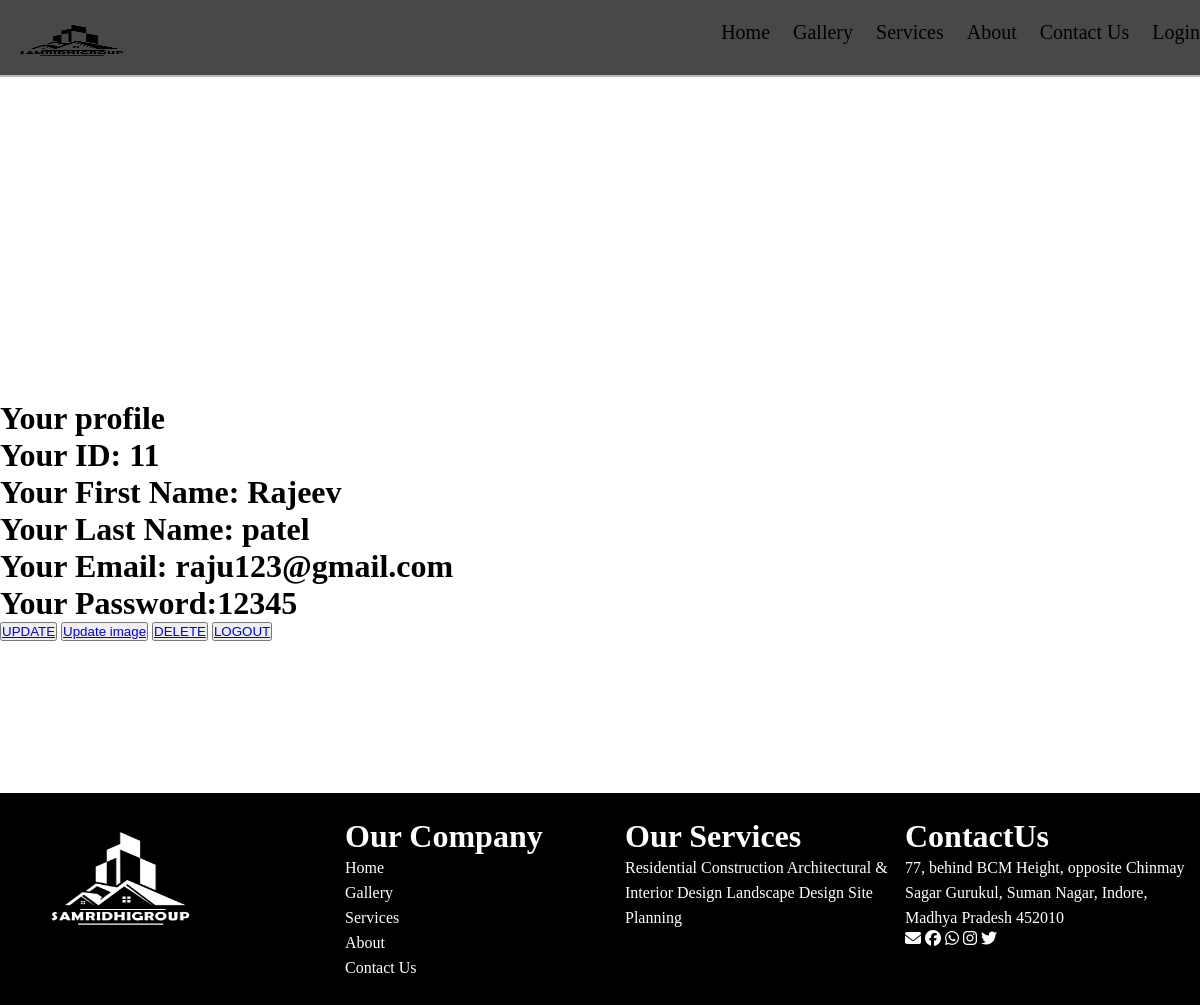
/user_profile (signed in), run on an earlier commit of the app's database.
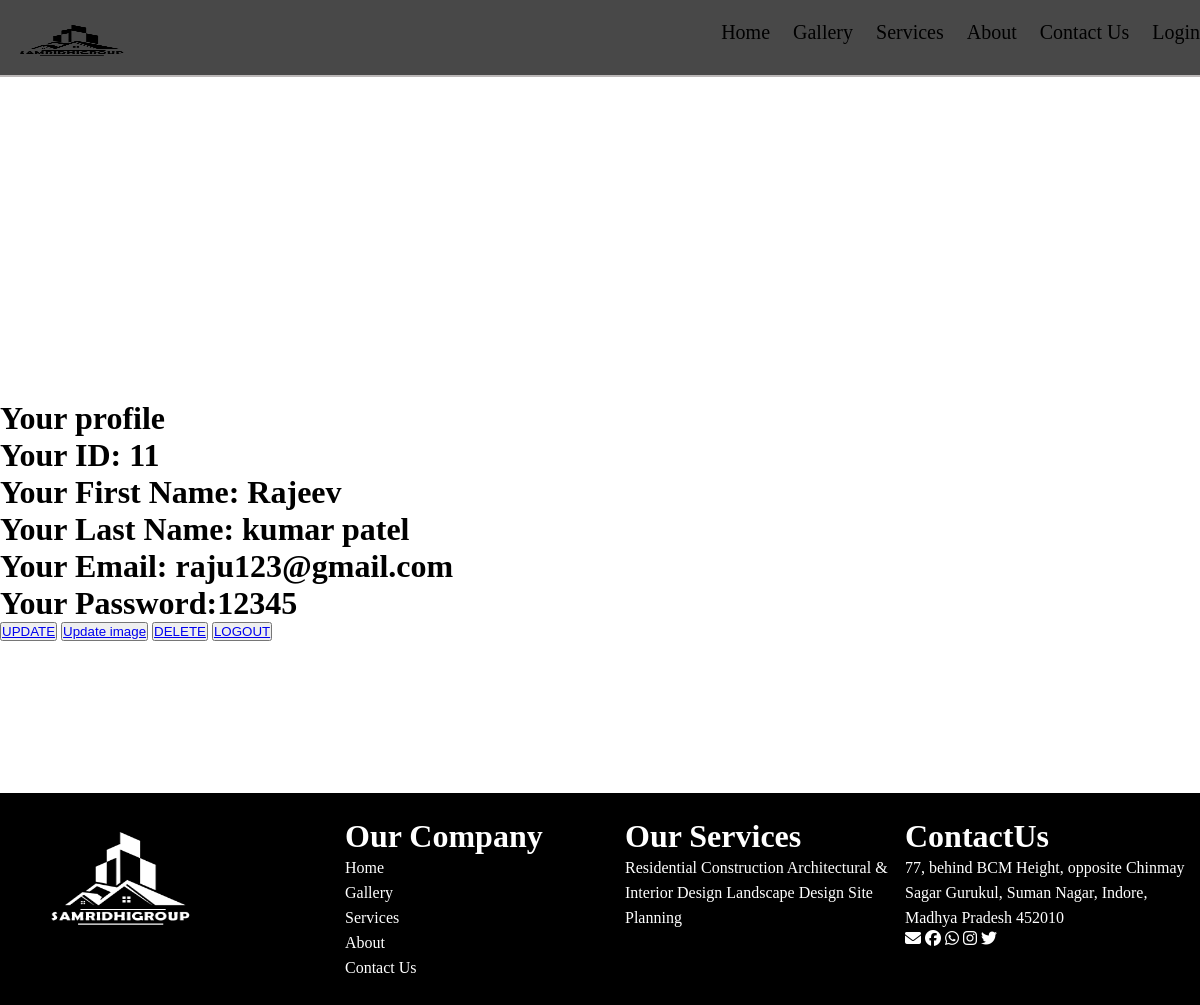
And on a later commit of the database.
### project2/models.py (models this page shows, shortened)
class Student(models.Model):
    fnm = models.CharField(max_length=100)
    lnm = models.CharField(max_length=100)
    email = models.EmailField(max_length=100)
    password = models.CharField(max_length=100)

### project2/views.py (the view)
# urls.py: path("user_profile",views.user_profile,name="user_profile"),
def user_profile(request):
    if 'pro_data' not in request.session:
        return redirect('login')  # Redirect to login if no session exists
    email = request.session["pro_data"]
    try:
        data = Student.objects.get(email=email)
        return render(request, 'profile.html', {'key': data})
    except Student.DoesNotExist:
        messages.error(request, "User not found.")
        return redirect('login')  # Redirect to login if user does not exist

### project2/templates/profile.html (shortened to what this page needs)
{% extends "base.html" %}
{% load static %}
{% block container %}
<div class="profile">
<h1>Your profile</h1>
<h1>Your ID: {{ key.id }}</h1>
<h1>Your First Name: {{ key.fnm }}</h1>
<h1>Your Last Name: {{ key.lnm }}</h1>
<h1>Your Email: {{ key.email }}</h1>
<h1>Your Password:{{ key.password }}</h1>
<button><a href="{% url 'user_update' key.id %}">UPDATE</a></button>
<button><a href="{% url 'update_profile' %}">Update image</a></button>
<button><a href="{% url 'user_delete' key.id %}">DELETE</a></button>
<button><a href="{% url 'user_logout' %}">LOGOUT</a></button>
</div>
{% endblock %}

### project2/templates/base.html (shortened to what this page needs)
{% load static %}
<!DOCTYPE html>
<html lang="en">
<head>
    <link rel="stylesheet" href="https://cdnjs.cloudflare.com/ajax/libs/font-awesome/6.7.2/css/all.min.css" />
    <link rel="stylesheet" href="{% static "css/Style.css" %}">
</head>
<body>
    {% block navbar %}
    <nav class="nav">
        <div class="logo"> <img src="{% static '/images/logo.png' %}" alt="">
        </div>
        <ul>
            <li><a href="{% url 'home' %}">Home</a></li>
            <li><a href="{% url 'Gallery' %}">Gallery</a></li>
            <li><a href="{% url 'Services' %}">Services</a></li>
            <li><a href="{% url 'about' %}">About</a></li>
            <li><a href="{% url 'Contact' %}">Contact Us</a></li>
            <li><a href="{% url 'login' %}">Login</a></li>
        </ul>
    </nav>
    {% endblock %}
    {% block container %}
    {% endblock %}
    {% block footer %}
    <footer class="foot">
        <img src="{% static '/images/logo1 white.png' %}" alt="">
<div class="f1"><h1>Our Company</h1>
<li>Home</li>
<li>Gallery</li>
<li>Services</li>
<li>About</li>
<li>Contact Us</li>
</div>
<div class="f2"><h1>Our Services</h1>
<p>Residential Construction
    Architectural & Interior Design
    Landscape Design
    Site Planning</p></div>
<div class="f3"><h1>ContactUs</h1>
<p>77, behind BCM Height, opposite Chinmay Sagar Gurukul, Suman Nagar, Indore,
     Madhya Pradesh 452010</p>
     <i class="fa-solid fa-envelope"></i>
     <i class="fa-brands fa-facebook"></i>
     <i class="fa-brands fa-whatsapp"></i>
     <i class="fa-brands fa-instagram"></i>
     <i class="fa-brands fa-twitter"></i>
    </div>
    </footer>
</body>
</html>
{% endblock %}

### project2/static/css/Style.css (style rules this page uses)
* { padding: 0%; margin: 0%; box-sizing: border-box; }
.nav { width: 100%; background-color: rgba(0, 0, 0, 0.719); color: rgb(0, 0, 0); display: flex; justify-content: space-between; position:fixed; top: -10px; border-bottom: 2px solid rgb(187, 183, 183); font-size: 20px; }
.nav ul { display: flex; list-style: none; gap: 23px; align-items: center; }
.nav ul li a { color: black; text-decoration: none; }
.logo img { margin-top: 30px; width:150px; height:50px; }
img { width: 1500px; }
.foot { width: 100%; border-top: 2px solid white; display: flex; background-color: rgb(0, 0, 0); color: rgb(255, 255, 255); padding: 25px; gap: 80px; position: relative; margin-top: 150px; }
.f1,.f2,.f3 { width: 200px; position: relative; left: 40px; }
.f2 p,.f3 p { width: 280px; line-height: 25px; }
.f1 li { width: 200px; line-height: 25px; flex-direction: column; list-style: none; }
.foot img { width: 200px; height: 150px; }
.profile { margin-top: 400px; }

What changed in the data, as far as the page shows it:
changed Student "Rajeev": lnm "patel" → "kumar patel"
